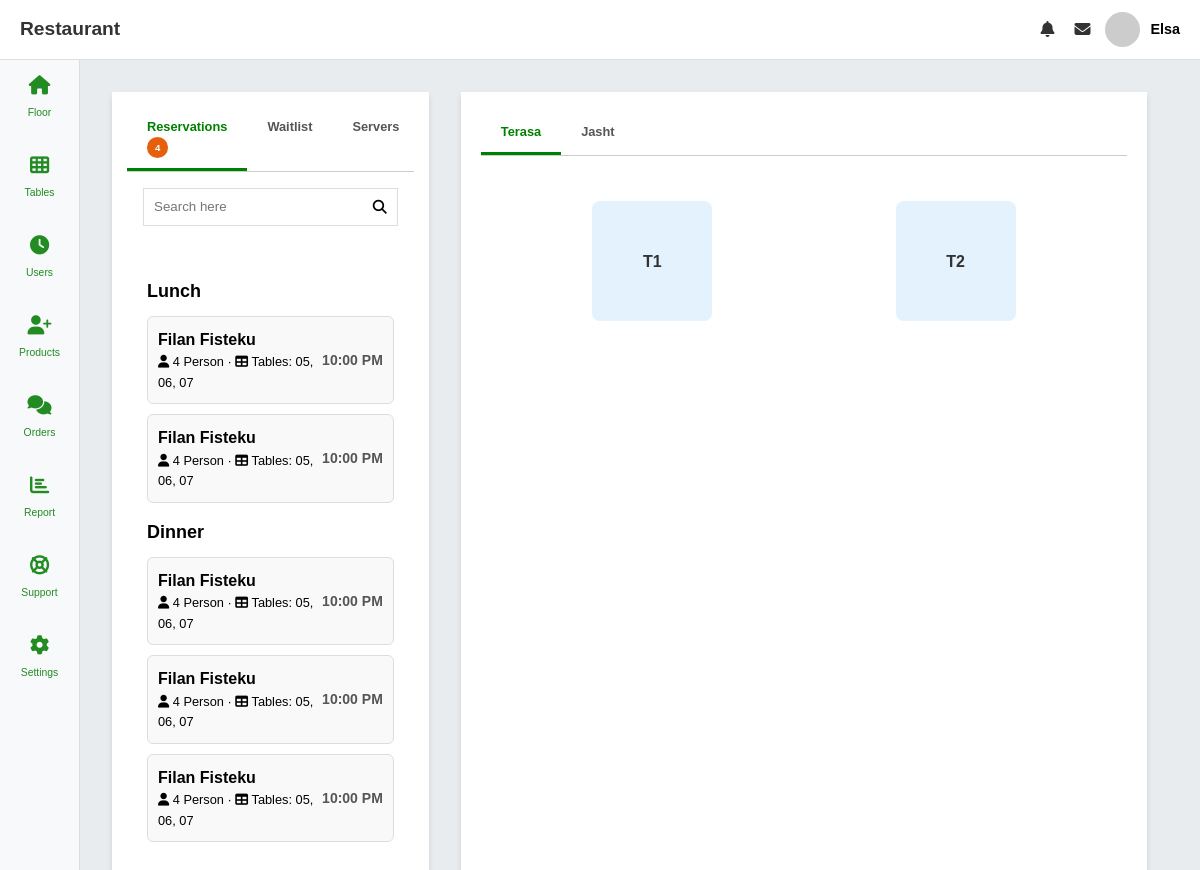
The page / (signed in) on the database its author committed.
### tables this page shows
CREATE TABLE `tables_floors` (
  `tf_id` int(11) NOT NULL,
  `tf_name` varchar(50) DEFAULT NULL
);

CREATE TABLE `tables` (
  `table_id` int(11) NOT NULL,
  `table_name` varchar(50) DEFAULT NULL,
  `table_floor` int(11) DEFAULT NULL,
  `table_row` int(11) NOT NULL
);

### classes/Tables.php (called while the page is built, shortened)
<?php
class Tables {
    public function getFloors() {
        $config = new Database();
        $conn = $config->getConnection();
        $sql = "SELECT * FROM tables_floors";
        $result = mysqli_query($conn, $sql);
        if (mysqli_num_rows($result) > 0) {
            while ($row = mysqli_fetch_assoc($result)) {
                $floors[] = $row;
            }
            return $floors;
        } else {
            return array();
        }
    }
    public function getTables() {
        $config = new Database();
        $conn = $config->getConnection();
        $sql = "SELECT * FROM tables t INNER JOIN tables_floors tf on t.table_floor = tf.tf_id";
        $result = mysqli_query($conn, $sql);
        if (mysqli_num_rows($result) > 0) {
            while ($row = mysqli_fetch_assoc($result)) {
                $tables[] = $row;
            }
            return $tables;
        } else {
            return array();
        }
    }
}
?>

### index.php (the view, shortened to what this page needs)
<?php
require_once 'includes/header.php';
require_once 'classes/Tables.php';
$tables = new Tables();
$allFloors = $tables->getFloors();
$getTables = $tables->getTables();
$tablesByFloor = [];
foreach ($getTables as $table) {
    $tablesByFloor[$table['table_floor']][] = $table;
}
?>
<section class="tables-content">
    <div class="reservations mr-4">
        <div class="reservations-head">
            <ul>
                <li class="tab active" data-tab="reservations">Reservations <span class="count">4</span></li>
                <li class="tab" data-tab="waitlist">Waitlist</li>
                <li class="tab" data-tab="servers">Servers</li>
            </ul>
            <div class="search-filter m-2">
                <input type="text" placeholder="Search here">
                <button class="filter-btn">
                    <i class="fa fa-magnifying-glass"></i>
                </button>
            </div>
        </div>
        <div class="reservations-body tab-content" id="reservations">
            <h3>Lunch</h3>
            <div class="reservation-item">
                <div class="info">
                    <p class="name">Filan Fisteku</p>
                    <p style="font-size: 0.8rem;"><i class="fa fa-user"></i> 4 Person · <i class="fa fa-table"></i> Tables: 05, 06, 07</p>
                </div>
                <div class="time">10:00 PM</div>
            </div>
            <div class="reservation-item">
                <div class="info">
                    <p class="name">Filan Fisteku</p>
                    <p style="font-size: 0.8rem;"><i class="fa fa-user"></i> 4 Person · <i class="fa fa-table"></i> Tables: 05, 06, 07</p>
                </div>
                <div class="time">10:00 PM</div>
            </div>
            <h3>Dinner</h3>
            <div class="reservation-item">
                <div class="info">
                    <p class="name">Filan Fisteku</p>
                    <p style="font-size: 0.8rem;"><i class="fa fa-user"></i> 4 Person · <i class="fa fa-table"></i> Tables: 05, 06, 07</p>
                </div>
                <div class="time">10:00 PM</div>
            </div>
            <div class="reservation-item">
                <div class="info">
                    <p class="name">Filan Fisteku</p>
                    <p style="font-size: 0.8rem;"><i class="fa fa-user"></i> 4 Person · <i class="fa fa-table"></i> Tables: 05, 06, 07</p>
                </div>
                <div class="time">10:00 PM</div>
            </div>
            <div class="reservation-item">
                <div class="info">
                    <p class="name">Filan Fisteku</p>
                    <p style="font-size: 0.8rem;"><i class="fa fa-user"></i> 4 Person · <i class="fa fa-table"></i> Tables: 05, 06, 07</p>
                </div>
                <div class="time">10:00 PM</div>
            </div>
        </div>
    </div>
    <div class="tables">
        <div class="tables-head">
            <ul>
                <?php
                if (!empty($allFloors)) {
                    foreach ($allFloors as $index => $floor) {
                        $activeClass = ($index == 0) ? 'active' : '';
                ?>
                        <li class="tab <?php echo $activeClass; ?>" data-tab="<?php echo $floor['tf_name']; ?>"><?php echo $floor['tf_name']; ?></li>
                <?php
                    }
                } else {
                    echo "No tables found.";
                }
                ?>
            </ul>
        </div>
        <div class="tables-body">
            <?php
            if (!empty($allFloors)) {
                foreach ($allFloors as $index => $floor) {
                    $activeClass = ($index == 0) ? '' : 'display: none;';
            ?>
                    <div class="tab-content" id="<?php echo $floor['tf_name']; ?>" style="<?php echo $activeClass; ?>">
                        <div class="row-table">
                            <?php
                            if (isset($tablesByFloor[$floor['tf_id']])) {
                                foreach ($tablesByFloor[$floor['tf_id']] as $table) {
                            ?>
                                    <a class="table-link" href="order.php?id=<?php echo $table['table_id']; ?>&gid=0"><?php echo htmlspecialchars($table['table_name']); ?></a>
                            <?php
                                }
                            } else {
                                echo "No tables found for this floor.";
                            }
                            ?>
                        </div>
                    </div>
            <?php
                }
            } else {
                echo "No floors found.";
            }
            ?>
        </div>
    </div>
</section>
</div>
<?php
require_once 'includes/footer.php';
?>

### assets/css/style.css (style rules this page uses)
* { margin: 0; padding: 0; box-sizing: border-box; }
:root { --spacer: 2rem; --primary-color: #228b22; --secondary-color: #000; }
h1, h2, h3, h4, h5, h6 { font-weight: bold; }
h3 { font-size: 1.75rem; }
a { text-decoration: none; color: #000; }
.m-2 { margin: calc(var(--spacer) * 0.5) !important; }
.mr-4 { margin-right: var(--spacer) !important; }
body { font-family: "Poppins", sans-serif; line-height: 1.6; height: 100vh; overflow: hidden; }
.tables-content { display: flex; padding: 1rem; flex-wrap: wrap; }
.tables { width: 65%; min-width: 250px; background-color: #fff; padding: 20px; box-shadow: 0 4px 6px rgba(0, 0, 0, 0.1); }
.tables-head ul li { padding: 10px 20px; cursor: pointer; font-weight: bold; color: #555; }
.tables-head ul li.active { color: green; border-bottom: 3px solid green; }
.tables-body { padding-top: 10px; }
.row-table { display: flex; justify-content: space-around; flex-wrap: wrap; }
.table-link { width: 120px; height: 120px; display: flex; justify-content: center; align-items: center; background-color: #e3f2fd; border-radius: 8px; font-weight: bold; color: #333; margin: 5px; }
.tables-head ul { list-style: none; display: flex; margin: 0; padding: 0; border-bottom: 1px solid #ccc; }
.tables-head ul li { padding: 10px 20px; cursor: pointer; font-weight: bold; color: #555; transition: color 0.3s ease, border-bottom 0.3s ease; font-size: 0.8rem; }
.tab-content { padding: 20px; margin-top: 10px; }
.reservations { width: 30%; min-width: 250px; background-color: #fff; height: 100vh; box-shadow: 0 4px 6px rgba(0, 0, 0, 0.1); padding: 15px; }
.reservations-head ul { list-style: none; display: flex; margin: 0; padding: 0; border-bottom: 1px solid #ccc; }
.reservations-head ul li { padding: 10px 20px; cursor: pointer; font-weight: bold; color: #555; transition: color 0.3s ease, border-bottom 0.3s ease; font-size: 0.8rem; }
.reservations-head ul li.active { color: green; border-bottom: 3px solid green; }
.search-filter { display: flex; justify-content: space-between; padding: 5px 0; background-color: #fff; border: 1px solid #ddd }
.search-filter input { width: 80%; padding: 5px 0 5px 10px; border: none; outline: none; border-radius: 4px; }
.filter-btn { padding: 5px 10px; border: none; cursor: pointer; font-size: 14px; background: none; }
.reservations-body h3 { margin-top: 15px; margin-bottom: 10px; font-size: 18px; }
.reservation-item { display: flex; justify-content: space-between; align-items: center; background-color: #f9f9f9; border: 1px solid #ddd; padding: 10px; border-radius: 6px; margin-bottom: 10px; }
.reservation-item .info { flex: 1; }
.reservation-item .info p { margin: 0; }
.reservation-item .name { font-weight: bold; font-size: 16px; }
.reservation-item .time { font-size: 14px; font-weight: bold; color: #555; }
.count { color: #fff; background-color: #e55f0c; font-size: 0.6rem; padding: 5px 8px; border-radius: 50%; }

### rows shown on the page
tables_floors: tf_name "Terasa"
tables_floors: tf_name "Jasht"
tables: table_name "T1"
tables: table_name "T2"

### other values the page prints
$_SESSION['username'] "Elsa"
